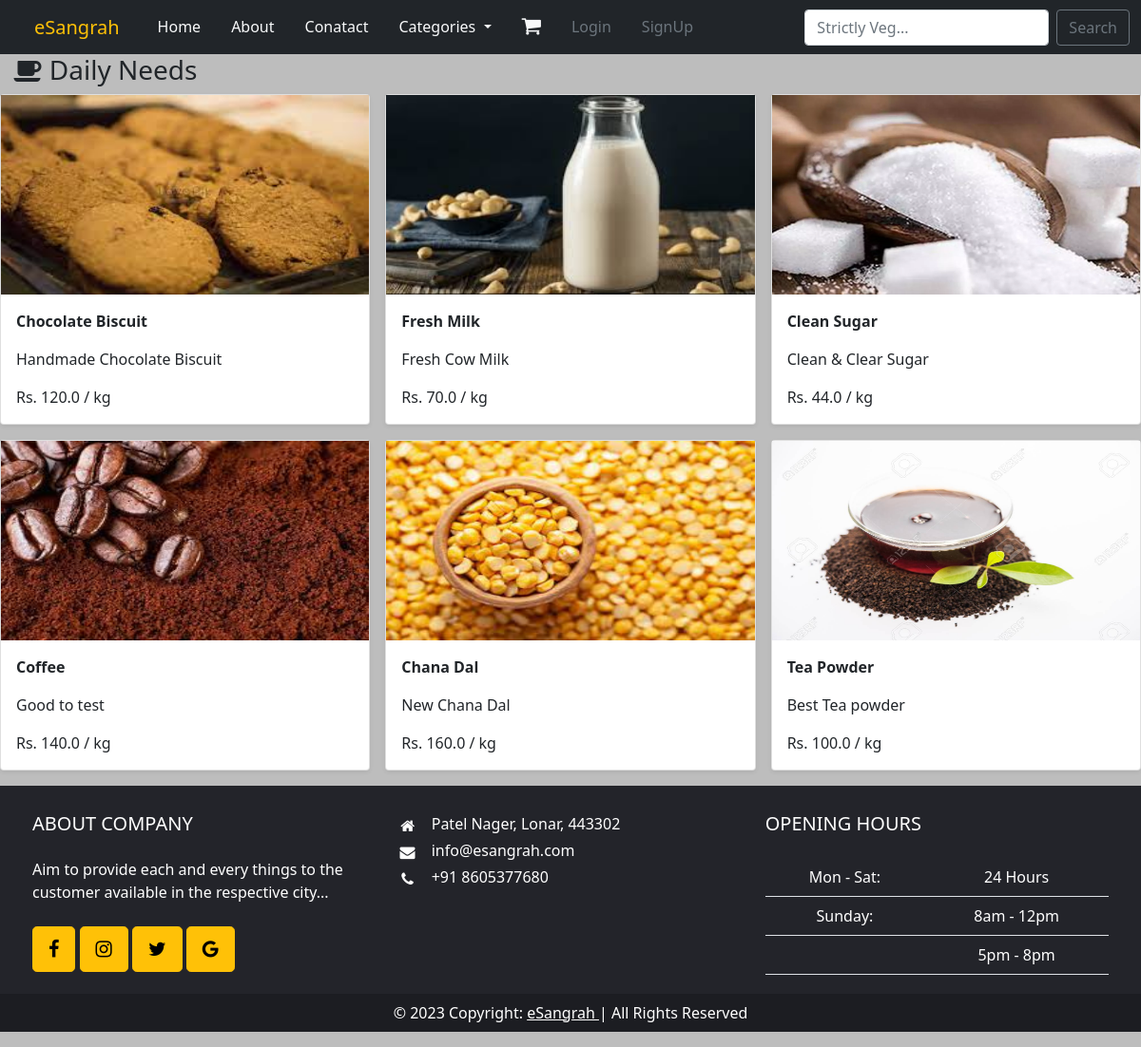
The app's page /dailyneed with its own data.
### eSangrah/models.py (models this page shows, shortened)
class DailyNeed(models.Model):
    name = models.CharField(max_length=100)
    image = models.ImageField(upload_to="dailyneed_img")
    desc = models.CharField(max_length=100)
    price = models.FloatField(max_length=6)

### eSangrah/views.py (the view)
# urls.py: path("dailyneed", views.dailyneed, name='dailyneed'),
def dailyneed(request):
    dailyneeds = DailyNeed.objects.all().order_by("-id")
    return render(request, 'dailyneed.html', {"dailyneeds":dailyneeds})

### templates/dailyneed.html
{% extends "base.html" %}
{% block main %}
<h3 class="my5"> &nbsp; <i class="fa fa-coffee" aria-hidden="true"></i> Daily Needs</h3>
<div class="row row-cols-1 row-cols-sm-2 row-cols-md-3 g-3">
    {% for dailyneed in dailyneeds %}
    <div class="col">
        <div class="card shadow-sm">
            <a href=""><img src="{{dailyneed.image.url}}" class="d-block w-100" height="210px" alt="..."/></a>
            <div class="card-body">
                <p class="card-text"><b>{{dailyneed.name}}</b></p>
                <p class="card-text">{{dailyneed.desc}}</p>
                <p class="card-text">Rs. {{dailyneed.price}} / kg</p>
            </div>
        </div>
    </div>
  {% endfor %}
</div>
{% endblock main %}

### records on screen
DailyNeed: image (picture), name "Chocolate Biscuit", desc "Handmade Chocolate Biscuit", price "120.0"
DailyNeed: image (picture), name "Fresh Milk", desc "Fresh Cow Milk", price "70.0"
DailyNeed: image (picture), name "Clean Sugar", desc "Clean & Clear Sugar", price "44.0"
DailyNeed: image (picture), name "Coffee", desc "Good to test", price "140.0"
DailyNeed: image (picture), name "Chana Dal", desc "New Chana Dal", price "160.0"
DailyNeed: image (picture), name "Tea Powder", desc "Best Tea powder", price "100.0"
